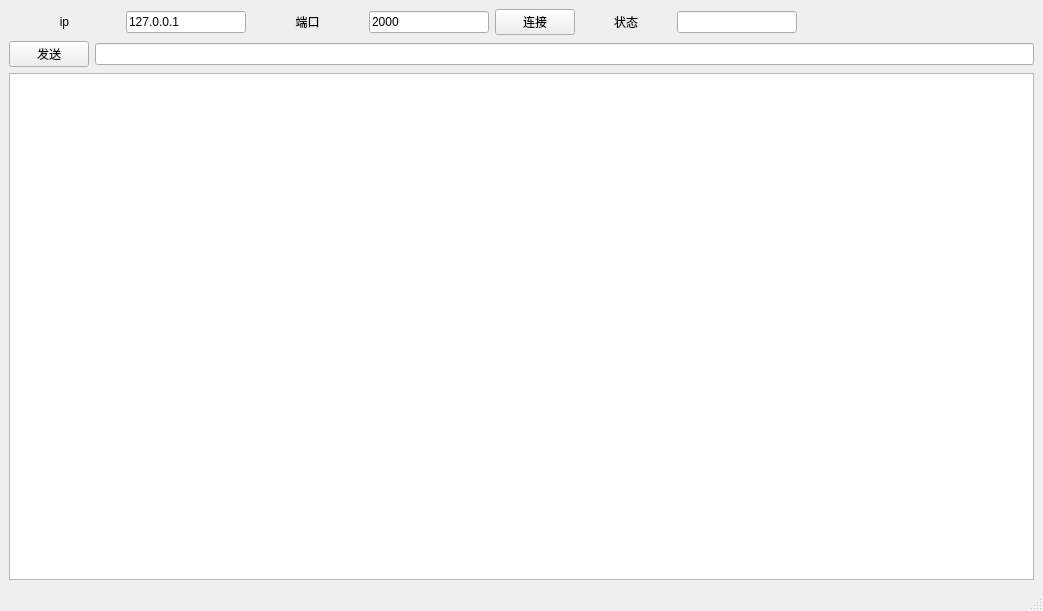
<?xml version="1.0" encoding="UTF-8"?>
<ui version="4.0">
 <class>MainWindow</class>
 <widget class="QMainWindow" name="MainWindow">
  <property name="geometry">
   <rect>
    <x>0</x>
    <y>0</y>
    <width>1043</width>
    <height>611</height>
   </rect>
  </property>
  <property name="windowTitle">
   <string>MainWindow</string>
  </property>
  <widget class="QWidget" name="centralwidget">
   <layout class="QGridLayout" name="gridLayout">
    <item row="0" column="0">
     <layout class="QHBoxLayout" name="horizontalLayout_4">
      <item>
       <layout class="QHBoxLayout" name="horizontalLayout">
        <item>
         <widget class="QLabel" name="label">
          <property name="text">
           <string>ip</string>
          </property>
          <property name="alignment">
           <set>Qt::AlignCenter</set>
          </property>
         </widget>
        </item>
        <item>
         <widget class="QLineEdit" name="lineEdit_ip">
          <property name="minimumSize">
           <size>
            <width>120</width>
            <height>0</height>
           </size>
          </property>
          <property name="maximumSize">
           <size>
            <width>120</width>
            <height>16777215</height>
           </size>
          </property>
          <property name="text">
           <string>127.0.0.1</string>
          </property>
         </widget>
        </item>
       </layout>
      </item>
      <item>
       <layout class="QHBoxLayout" name="horizontalLayout_3">
        <item>
         <widget class="QLabel" name="label_2">
          <property name="text">
           <string>端口</string>
          </property>
          <property name="alignment">
           <set>Qt::AlignCenter</set>
          </property>
         </widget>
        </item>
        <item>
         <widget class="QLineEdit" name="lineEdit_port">
          <property name="minimumSize">
           <size>
            <width>120</width>
            <height>0</height>
           </size>
          </property>
          <property name="maximumSize">
           <size>
            <width>120</width>
            <height>16777215</height>
           </size>
          </property>
          <property name="text">
           <string>2000</string>
          </property>
         </widget>
        </item>
       </layout>
      </item>
      <item>
       <widget class="QPushButton" name="pushButton_connect">
        <property name="text">
         <string>连接</string>
        </property>
       </widget>
      </item>
      <item>
       <widget class="QLabel" name="label_3">
        <property name="minimumSize">
         <size>
          <width>90</width>
          <height>0</height>
         </size>
        </property>
        <property name="text">
         <string>状态</string>
        </property>
        <property name="alignment">
         <set>Qt::AlignCenter</set>
        </property>
       </widget>
      </item>
      <item>
       <widget class="QLineEdit" name="lineEdit_status">
        <property name="minimumSize">
         <size>
          <width>120</width>
          <height>0</height>
         </size>
        </property>
        <property name="maximumSize">
         <size>
          <width>120</width>
          <height>16777215</height>
         </size>
        </property>
       </widget>
      </item>
      <item>
       <spacer name="horizontalSpacer">
        <property name="orientation">
         <enum>Qt::Horizontal</enum>
        </property>
        <property name="sizeHint" stdset="0">
         <size>
          <width>40</width>
          <height>20</height>
         </size>
        </property>
       </spacer>
      </item>
     </layout>
    </item>
    <item row="1" column="0">
     <layout class="QHBoxLayout" name="horizontalLayout_2">
      <item>
       <widget class="QPushButton" name="pushButton_send">
        <property name="text">
         <string>发送</string>
        </property>
       </widget>
      </item>
      <item>
       <widget class="QLineEdit" name="lineEdit_send"/>
      </item>
     </layout>
    </item>
    <item row="2" column="0">
     <widget class="QTextBrowser" name="textBrowser"/>
    </item>
   </layout>
  </widget>
  <widget class="QMenuBar" name="menubar">
   <property name="geometry">
    <rect>
     <x>0</x>
     <y>0</y>
     <width>1043</width>
     <height>23</height>
    </rect>
   </property>
  </widget>
  <widget class="QStatusBar" name="statusbar"/>
 </widget>
 <resources/>
 <connections/>
</ui>
